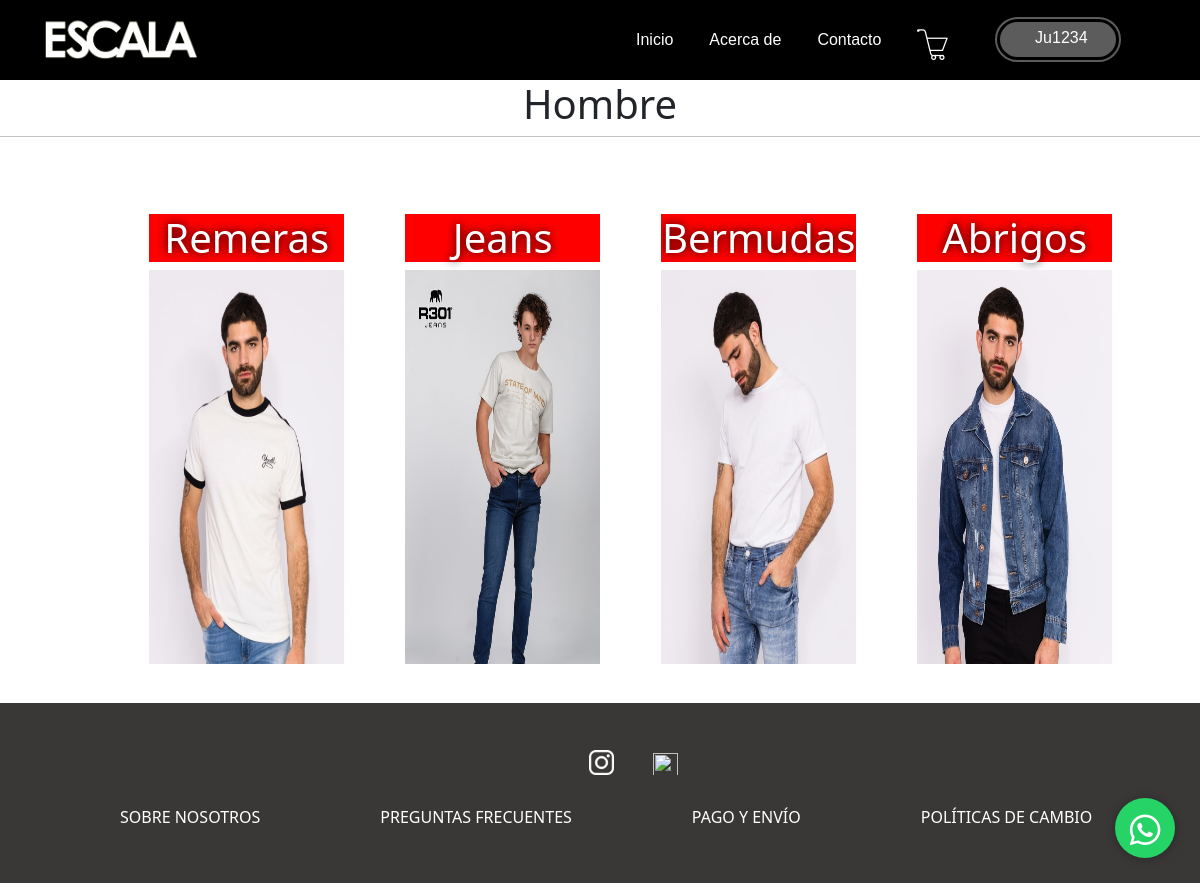
Screenshot of /tiendaHombres.php (signed in) with the database file from the repository.
### tables this page shows
CREATE TABLE `categoriashombre` (
  `idcategoriah` int(11) NOT NULL,
  `nombrecath` varchar(20) NOT NULL
);

### tiendaHombres.php (the view, shortened to what this page needs)
<!DOCTYPE html>
<html lang="en">
<head>
    <link rel="stylesheet" href="Style\Css\style.css">
    <link rel="stylesheet" href="fontello.css">
</head>
<body>
<?php include 'encabezado.php';
include 'Conexion.php' ?>
    <div class="titulo-tienda">
        <h1>Hombre</h1>
    </div>
    <center>
            <div class="categorias">
                <?php
            $sql= "SELECT * FROM categoriashombre";
        $r= mysqli_query($conn, $sql);
        $i=0;
        while ($i<4){
            while ($row= mysqli_fetch_array($r)){
                ?>
                <a href=" <?php echo $row['nombrecath']?>.php" class="item-cat-mujer">
                <h1 id="texto"> <?php echo $row['nombrecath'] ?>  </h1>
                <img src="Assets/Imágenes/<?php echo $row['nombrecath']?>.jpg" alt="">
                </a>
                <?php
            }
            $i++;
        }
        ?>
        <br>
        </div>
    </center>
    <a href="https://api.whatsapp.com/send?phone=543564589550" target="_blank" class="btn-wsp"> <i class="fa fa-whatsapp icono"></i></i></a>
    <?php include 'footer.php'; ?>
</body>
</html>

### Style/Css/style.css (style rules this page uses)
body { font-family: "Gill Sans", "Gill Sans MT", Calibri, "Trebuchet MS", sans-serif; margin: 0 !important; }
a { margin-top: 13px; margin-left: 6%; float: left; text-decoration: none; }
h1 { text-align: center !important; }
.btn-wsp { position: fixed; width: 60px; height: 60px; line-height: 63px; bottom: 25px; right: 25px; background: #25d366; color: #fff; border-radius: 50px; text-align: center; font-size: 35px; -webkit-box-shadow: 0px 1px 10px rgba(0, 0, 0, 0.3); box-shadow: 0px 1px 10px rgba(0, 0, 0, 0.3); z-index: 100; -webkit-transition: all 300ms ease; -o-transition: all 300ms ease; transition: all 300ms ease; }
.titulo-tienda { width: 100%; height: 15%; text-align: center; border-bottom: 1px solid rgba(70, 69, 69, 0.322); }
.categorias { margin: 4%; padding: 1em; width: 88%; height: auto; overflow: hidden; }
.item-cat-mujer { width: 19%; height: 450px; overflow: hidden; display: inline-block; transition: 1s; text-decoration: none; }
.item-cat-mujer img { width:100%; height:100%; }
#texto { background-color: red; transition: 1s; color: #fff; text-shadow:0 0 10px black; }

### rows the page displays
categoriashombre: nombrecath "Remeras", nombrecath (picture)
categoriashombre: nombrecath "Jeans", nombrecath (picture)
categoriashombre: nombrecath "Bermudas", nombrecath (picture)
categoriashombre: nombrecath "Abrigos", nombrecath (picture)

### other values shown
$_SESSION['usuario'] "Ju1234"
